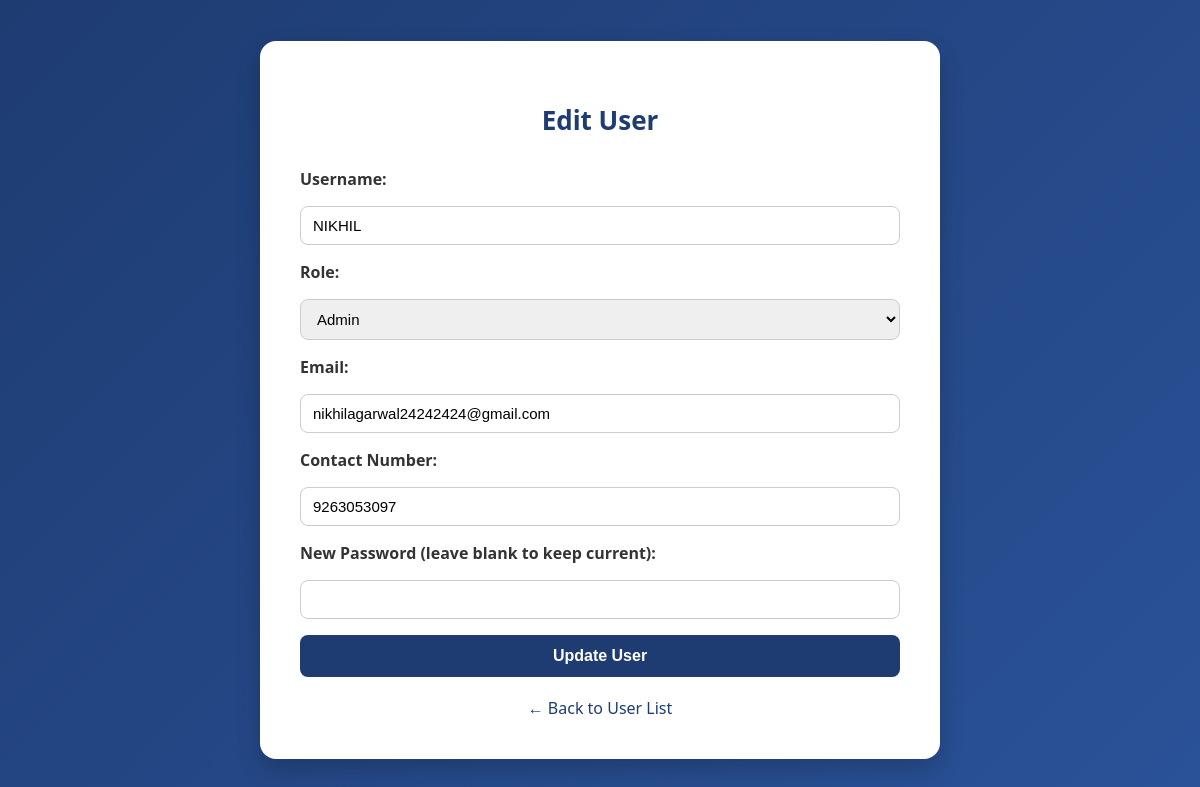
/admin/edit_user.php?id=1 (signed in), run on the app's committed database.
### tables this page shows
CREATE TABLE `users` (
  `id` int(11) NOT NULL,
  `username` varchar(255) NOT NULL,
  `email` varchar(255) NOT NULL,
  `password` varchar(255) NOT NULL,
  `role` varchar(50) NOT NULL,
  `contactInfo` varchar(255) DEFAULT NULL,
  `created_at` timestamp NOT NULL DEFAULT current_timestamp()
);

### admin/edit_user.php (the view, shortened to what this page needs)
<?php
include '../includes/db.php';
$userId = (int)($_GET['id'] ?? 0);
$userQuery = mysqli_query($conn, "SELECT id, username, email, role, contactInfo FROM users WHERE id = $userId");
$user = mysqli_fetch_assoc($userQuery);
?>
<!DOCTYPE html>
<html>
<head>
    <link rel="stylesheet" href="../assets/forms.css">
</head>
<body>
<div class="container">
    <h2>Edit User</h2>
    <form method="POST">
        <label>Username:</label>
        <input type="text" name="username" value="<?= htmlspecialchars($user['username']) ?>" required>
        <label>Role:</label>
        <select name="role" required>
            <option value="admin" <?= $user['role'] === 'admin' ? 'selected' : '' ?>>Admin</option>
        </select>
        <label>Email:</label>
        <input type="email" name="email" value="<?= htmlspecialchars($user['email']) ?>" required>
        <label>Contact Number:</label>
        <input type="text" name="contactInfo" pattern="\d{10}" title="10-digit number" value="<?= htmlspecialchars($user['contactInfo']) ?>" required>
        <label>New Password (leave blank to keep current):</label>
        <input type="password" name="password">
        <button type="submit">Update User</button>
    </form>
    <a href="manage_users.php">← Back to User List</a>
</div>
</body>
</html>

### assets/forms.css (style rules this page uses)
body { margin: 0; padding: 0; font-family: 'Segoe UI', Tahoma, Geneva, Verdana, sans-serif; background: linear-gradient(135deg, #1e3c72, #2a5298); height: 100vh; display: flex; justify-content: center; align-items: center; }
.container { width: 100%; max-width: 600px; background-color: #ffffff; padding: 40px; border-radius: 16px; box-shadow: 0 10px 25px rgba(0, 0, 0, 0.2); }
h2 { text-align: center; color: #1e3c72; margin-bottom: 30px; font-size: 26px; }
form { display: flex; flex-direction: column; gap: 16px; }
form label { font-weight: 600; color: #333; }
form input, form select, form textarea { width: 100%; padding: 10px 12px; border: 1px solid #ccc; border-radius: 8px; font-size: 15px; transition: border-color 0.3s ease; box-sizing: border-box; }
button[type="submit"] { padding: 12px; background-color: #1e3c72; color: #fff; border: none; border-radius: 8px; font-size: 16px; font-weight: 600; cursor: pointer; transition: background-color 0.3s ease; }
a { display: block; text-align: center; margin-top: 20px; color: #1e3c72; text-decoration: none; font-weight: 500; }

### data on the page
users: username "NIKHIL", role "Admin", email "nikhilagarwal24242424@gmail.com", contactInfo "9263053097"
